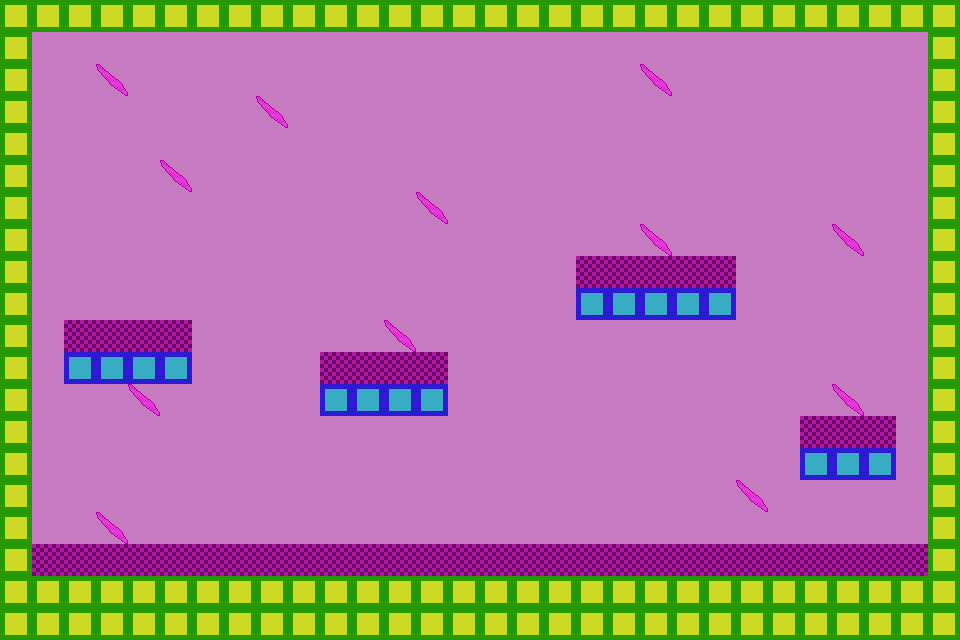

Below is a game level as drawn by its tile map, then a one-line description and the .tmx file that defines it, in full:
An orthogonal 30x20 tile map with 32x32 px tiles, 5 tile layers (Background, Foliage, Buildings, Platforms, ...), 5 tilesets.

<map version="1.10" tiledversion="1.12.2" orientation="orthogonal" renderorder="right-down" width="30" height="20" tilewidth="32" tileheight="32" infinite="0" nextlayerid="6" nextobjectid="1">
 <editorsettings>
  <export target="CrystalCave.lua" format="lua" />
 </editorsettings>
 <tileset firstgid="1" name="Crystal Cave Background" tilewidth="32" tileheight="32" tilecount="1" columns="1">
  <image source="../sprites/Crystal Cave Background.png" width="32" height="32" />
 </tileset>
 <tileset firstgid="2" name="Crystal Shard Foliage" tilewidth="32" tileheight="32" tilecount="1" columns="1">
  <image source="../sprites/Crystal Shard Foliage.png" width="32" height="32" />
 </tileset>
 <tileset firstgid="3" name="Crystal Cave Ground" tilewidth="32" tileheight="32" tilecount="1" columns="1">
  <image source="../sprites/Crystal Cave Ground.png" width="32" height="32" />
 </tileset>
 <tileset firstgid="4" name="Platform" tilewidth="32" tileheight="32" tilecount="1" columns="1">
  <image source="../sprites/Platform.png" width="32" height="32" />
 </tileset>
 <tileset firstgid="5" name="JumpThroughPlatform" tilewidth="32" tileheight="32" tilecount="1" columns="1">
  <image source="../sprites/JumpThroughPlatform.png" width="32" height="32" />
 </tileset>
 <layer id="1" name="Background" width="30" height="20">
  <data encoding="csv">
1,1,1,1,1,1,1,1,1,1,1,1,1,1,1,1,1,1,1,1,1,1,1,1,1,1,1,1,1,1,
1,1,1,1,1,1,1,1,1,1,1,1,1,1,1,1,1,1,1,1,1,1,1,1,1,1,1,1,1,1,
1,1,1,1,1,1,1,1,1,1,1,1,1,1,1,1,1,1,1,1,1,1,1,1,1,1,1,1,1,1,
1,1,1,1,1,1,1,1,1,1,1,1,1,1,1,1,1,1,1,1,1,1,1,1,1,1,1,1,1,1,
1,1,1,1,1,1,1,1,1,1,1,1,1,1,1,1,1,1,1,1,1,1,1,1,1,1,1,1,1,1,
1,1,1,1,1,1,1,1,1,1,1,1,1,1,1,1,1,1,1,1,1,1,1,1,1,1,1,1,1,1,
1,1,1,1,1,1,1,1,1,1,1,1,1,1,1,1,1,1,1,1,1,1,1,1,1,1,1,1,1,1,
1,1,1,1,1,1,1,1,1,1,1,1,1,1,1,1,1,1,1,1,1,1,1,1,1,1,1,1,1,1,
1,1,1,1,1,1,1,1,1,1,1,1,1,1,1,1,1,1,1,1,1,1,1,1,1,1,1,1,1,1,
1,1,1,1,1,1,1,1,1,1,1,1,1,1,1,1,1,1,3,3,3,3,3,1,1,1,1,1,1,1,
1,1,1,1,1,1,1,1,1,1,1,1,1,1,1,1,1,1,1,1,1,1,1,1,1,1,1,1,1,1,
1,1,1,1,1,1,1,1,1,1,1,1,1,1,1,1,1,1,1,1,1,1,1,1,1,1,1,1,1,1,
1,1,1,1,1,1,1,1,1,1,3,3,3,3,1,1,1,1,1,1,1,1,1,1,1,1,1,1,1,1,
1,1,1,1,1,1,1,1,1,1,1,1,1,1,1,1,1,1,1,1,1,1,1,1,1,1,1,1,1,1,
1,1,1,1,1,1,1,1,1,1,1,1,1,1,1,1,1,1,1,1,1,1,1,1,1,1,1,1,1,1,
1,1,1,1,1,1,1,1,1,1,1,1,1,1,1,1,1,1,1,1,1,1,1,1,1,1,1,1,1,1,
1,1,1,1,1,1,1,1,1,1,1,1,1,1,1,1,1,1,1,1,1,1,1,1,1,1,1,1,1,1,
3,3,3,3,3,3,3,3,3,3,3,3,3,3,3,3,3,3,3,3,3,3,3,3,3,3,3,3,3,3,
3,3,3,3,3,3,3,3,3,3,3,3,3,3,3,3,3,3,3,3,3,3,3,3,3,3,3,3,3,3,
3,3,3,3,3,3,3,3,3,3,3,3,3,3,3,3,3,3,3,3,3,3,3,3,3,3,3,3,3,3
</data>
 </layer>
 <layer id="2" name="Foliage" width="30" height="20">
  <data encoding="csv">
0,0,0,0,0,0,0,0,0,0,0,0,0,0,0,0,0,0,0,0,0,0,0,0,0,0,0,0,0,0,
0,0,0,0,0,0,0,0,0,0,0,0,0,0,0,0,0,0,0,0,0,0,0,0,0,0,0,0,0,0,
0,0,0,2,0,0,0,0,0,0,0,0,0,0,0,0,0,0,0,0,2,0,0,0,0,0,0,0,0,0,
0,0,0,0,0,0,0,0,2,0,0,0,0,0,0,0,0,0,0,0,0,0,0,0,0,0,0,0,0,0,
0,0,0,0,0,0,0,0,0,0,0,0,0,0,0,0,0,0,0,0,0,0,0,0,0,0,0,0,0,0,
0,0,0,0,0,2,0,0,0,0,0,0,0,0,0,0,0,0,0,0,0,0,0,0,0,0,0,0,0,0,
0,0,0,0,0,0,0,0,0,0,0,0,0,2,0,0,0,0,0,0,0,0,0,0,0,0,0,0,0,0,
0,0,0,0,0,0,0,0,0,0,0,0,0,0,0,0,0,0,0,0,2,0,0,0,0,0,2,0,0,0,
0,0,0,0,0,0,0,0,0,0,0,0,0,0,0,0,0,0,0,0,0,0,0,0,0,0,0,0,0,0,
0,0,0,0,0,0,0,0,0,0,0,0,0,0,0,0,0,0,0,0,0,0,0,0,0,0,0,0,0,0,
0,0,0,0,0,0,0,0,0,0,0,0,2,0,0,0,0,0,0,0,0,0,0,0,0,0,0,0,0,0,
0,0,0,0,0,0,0,0,0,0,0,0,0,0,0,0,0,0,0,0,0,0,0,0,0,0,0,0,0,0,
0,0,0,0,2,0,0,0,0,0,0,0,0,0,0,0,0,0,0,0,0,0,0,0,0,0,2,0,0,0,
0,0,0,0,0,0,0,0,0,0,0,0,0,0,0,0,0,0,0,0,0,0,0,0,0,0,0,0,0,0,
0,0,0,0,0,0,0,0,0,0,0,0,0,0,0,0,0,0,0,0,0,0,0,0,0,0,0,0,0,0,
0,0,0,0,0,0,0,0,0,0,0,0,0,0,0,0,0,0,0,0,0,0,0,2,0,0,0,0,0,0,
0,0,0,2,0,0,0,0,0,0,0,0,0,0,0,0,0,0,0,0,0,0,0,0,0,0,0,0,0,0,
0,0,0,0,0,0,0,0,0,0,0,0,0,0,0,0,0,0,0,0,0,0,0,0,0,0,0,0,0,0,
0,0,0,0,0,0,0,0,0,0,0,0,0,0,0,0,0,0,0,0,0,0,0,0,0,0,0,0,0,0,
0,0,0,0,0,0,0,0,0,0,0,0,0,0,0,0,0,0,0,0,0,0,0,0,0,0,0,0,0,0
</data>
 </layer>
 <layer id="4" name="Buildings" width="30" height="20">
  <data encoding="csv">
0,0,0,0,0,0,0,0,0,0,0,0,0,0,0,0,0,0,0,0,0,0,0,0,0,0,0,0,0,0,
0,0,0,0,0,0,0,0,0,0,0,0,0,0,0,0,0,0,0,0,0,0,0,0,0,0,0,0,0,0,
0,0,0,0,0,0,0,0,0,0,0,0,0,0,0,0,0,0,0,0,0,0,0,0,0,0,0,0,0,0,
0,0,0,0,0,0,0,0,0,0,0,0,0,0,0,0,0,0,0,0,0,0,0,0,0,0,0,0,0,0,
0,0,0,0,0,0,0,0,0,0,0,0,0,0,0,0,0,0,0,0,0,0,0,0,0,0,0,0,0,0,
0,0,0,0,0,0,0,0,0,0,0,0,0,0,0,0,0,0,0,0,0,0,0,0,0,0,0,0,0,0,
0,0,0,0,0,0,0,0,0,0,0,0,0,0,0,0,0,0,0,0,0,0,0,0,0,0,0,0,0,0,
0,0,0,0,0,0,0,0,0,0,0,0,0,0,0,0,0,0,0,0,0,0,0,0,0,0,0,0,0,0,
0,0,0,0,0,0,0,0,0,0,0,0,0,0,0,0,0,0,3,3,3,3,3,0,0,0,0,0,0,0,
0,0,0,0,0,0,0,0,0,0,0,0,0,0,0,0,0,0,0,0,0,0,0,0,0,0,0,0,0,0,
0,0,3,3,3,3,0,0,0,0,0,0,0,0,0,0,0,0,0,0,0,0,0,0,0,0,0,0,0,0,
0,0,3,3,3,3,0,0,0,0,3,3,3,3,0,0,0,0,0,0,0,0,0,0,0,0,0,0,0,0,
0,0,0,0,0,0,0,0,0,0,0,0,0,0,0,0,0,0,0,0,0,0,0,0,0,0,0,0,0,0,
0,0,0,0,0,0,0,0,0,0,0,0,0,0,0,0,0,0,0,0,0,0,0,0,0,3,3,3,0,0,
0,0,0,0,0,0,0,0,0,0,0,0,0,0,0,0,0,0,0,0,0,0,0,0,0,3,3,3,0,0,
0,0,0,0,0,0,0,0,0,0,0,0,0,0,0,0,0,0,0,0,0,0,0,0,0,0,0,0,0,0,
0,0,0,0,0,0,0,0,0,0,0,0,0,0,0,0,0,0,0,0,0,0,0,0,0,0,0,0,0,0,
0,0,0,0,0,0,0,0,0,0,0,0,0,0,0,0,0,0,0,0,0,0,0,0,0,0,0,0,0,0,
0,0,0,0,0,0,0,0,0,0,0,0,0,0,0,0,0,0,0,0,0,0,0,0,0,0,0,0,0,0,
0,0,0,0,0,0,0,0,0,0,0,0,0,0,0,0,0,0,0,0,0,0,0,0,0,0,0,0,0,0
</data>
 </layer>
 <layer id="3" name="Platforms" width="30" height="20">
  <data encoding="csv">
4,4,4,4,4,4,4,4,4,4,4,4,4,4,4,4,4,4,4,4,4,4,4,4,4,4,4,4,4,4,
4,0,0,0,0,0,0,0,0,0,0,0,0,0,0,0,0,0,0,0,0,0,0,0,0,0,0,0,0,4,
4,0,0,0,0,0,0,0,0,0,0,0,0,0,0,0,0,0,0,0,0,0,0,0,0,0,0,0,0,4,
4,0,0,0,0,0,0,0,0,0,0,0,0,0,0,0,0,0,0,0,0,0,0,0,0,0,0,0,0,4,
4,0,0,0,0,0,0,0,0,0,0,0,0,0,0,0,0,0,0,0,0,0,0,0,0,0,0,0,0,4,
4,0,0,0,0,0,0,0,0,0,0,0,0,0,0,0,0,0,0,0,0,0,0,0,0,0,0,0,0,4,
4,0,0,0,0,0,0,0,0,0,0,0,0,0,0,0,0,0,0,0,0,0,0,0,0,0,0,0,0,4,
4,0,0,0,0,0,0,0,0,0,0,0,0,0,0,0,0,0,0,0,0,0,0,0,0,0,0,0,0,4,
4,0,0,0,0,0,0,0,0,0,0,0,0,0,0,0,0,0,0,0,0,0,0,0,0,0,0,0,0,4,
4,0,0,0,0,0,0,0,0,0,0,0,0,0,0,0,0,0,0,0,0,0,0,0,0,0,0,0,0,4,
4,0,0,0,0,0,0,0,0,0,0,0,0,0,0,0,0,0,0,0,0,0,0,0,0,0,0,0,0,4,
4,0,0,0,0,0,0,0,0,0,0,0,0,0,0,0,0,0,0,0,0,0,0,0,0,0,0,0,0,4,
4,0,0,0,0,0,0,0,0,0,0,0,0,0,0,0,0,0,0,0,0,0,0,0,0,0,0,0,0,4,
4,0,0,0,0,0,0,0,0,0,0,0,0,0,0,0,0,0,0,0,0,0,0,0,0,0,0,0,0,4,
4,0,0,0,0,0,0,0,0,0,0,0,0,0,0,0,0,0,0,0,0,0,0,0,0,0,0,0,0,4,
4,0,0,0,0,0,0,0,0,0,0,0,0,0,0,0,0,0,0,0,0,0,0,0,0,0,0,0,0,4,
4,0,0,0,0,0,0,0,0,0,0,0,0,0,0,0,0,0,0,0,0,0,0,0,0,0,0,0,0,4,
4,0,0,0,0,0,0,0,0,0,0,0,0,0,0,0,0,0,0,0,0,0,0,0,0,0,0,0,0,4,
4,4,4,4,4,4,4,4,4,4,4,4,4,4,4,4,4,4,4,4,4,4,4,4,4,4,4,4,4,4,
4,4,4,4,4,4,4,4,4,4,4,4,4,4,4,4,4,4,4,4,4,4,4,4,4,4,4,4,4,4
</data>
 </layer>
 <layer id="5" name="JumpThroughPlatforms" width="30" height="20">
  <data encoding="csv">
0,0,0,0,0,0,0,0,0,0,0,0,0,0,0,0,0,0,0,0,0,0,0,0,0,0,0,0,0,0,
0,0,0,0,0,0,0,0,0,0,0,0,0,0,0,0,0,0,0,0,0,0,0,0,0,0,0,0,0,0,
0,0,0,0,0,0,0,0,0,0,0,0,0,0,0,0,0,0,0,0,0,0,0,0,0,0,0,0,0,0,
0,0,0,0,0,0,0,0,0,0,0,0,0,0,0,0,0,0,0,0,0,0,0,0,0,0,0,0,0,0,
0,0,0,0,0,0,0,0,0,0,0,0,0,0,0,0,0,0,0,0,0,0,0,0,0,0,0,0,0,0,
0,0,0,0,0,0,0,0,0,0,0,0,0,0,0,0,0,0,0,0,0,0,0,0,0,0,0,0,0,0,
0,0,0,0,0,0,0,0,0,0,0,0,0,0,0,0,0,0,0,0,0,0,0,0,0,0,0,0,0,0,
0,0,0,0,0,0,0,0,0,0,0,0,0,0,0,0,0,0,0,0,0,0,0,0,0,0,0,0,0,0,
0,0,0,0,0,0,0,0,0,0,0,0,0,0,0,0,0,0,0,0,0,0,0,0,0,0,0,0,0,0,
0,0,0,0,0,0,0,0,0,0,0,0,0,0,0,0,0,0,5,5,5,5,5,0,0,0,0,0,0,0,
0,0,0,0,0,0,0,0,0,0,0,0,0,0,0,0,0,0,0,0,0,0,0,0,0,0,0,0,0,0,
0,0,5,5,5,5,0,0,0,0,0,0,0,0,0,0,0,0,0,0,0,0,0,0,0,0,0,0,0,0,
0,0,0,0,0,0,0,0,0,0,5,5,5,5,0,0,0,0,0,0,0,0,0,0,0,0,0,0,0,0,
0,0,0,0,0,0,0,0,0,0,0,0,0,0,0,0,0,0,0,0,0,0,0,0,0,0,0,0,0,0,
0,0,0,0,0,0,0,0,0,0,0,0,0,0,0,0,0,0,0,0,0,0,0,0,0,5,5,5,0,0,
0,0,0,0,0,0,0,0,0,0,0,0,0,0,0,0,0,0,0,0,0,0,0,0,0,0,0,0,0,0,
0,0,0,0,0,0,0,0,0,0,0,0,0,0,0,0,0,0,0,0,0,0,0,0,0,0,0,0,0,0,
0,0,0,0,0,0,0,0,0,0,0,0,0,0,0,0,0,0,0,0,0,0,0,0,0,0,0,0,0,0,
0,0,0,0,0,0,0,0,0,0,0,0,0,0,0,0,0,0,0,0,0,0,0,0,0,0,0,0,0,0,
0,0,0,0,0,0,0,0,0,0,0,0,0,0,0,0,0,0,0,0,0,0,0,0,0,0,0,0,0,0
</data>
 </layer>
</map>
